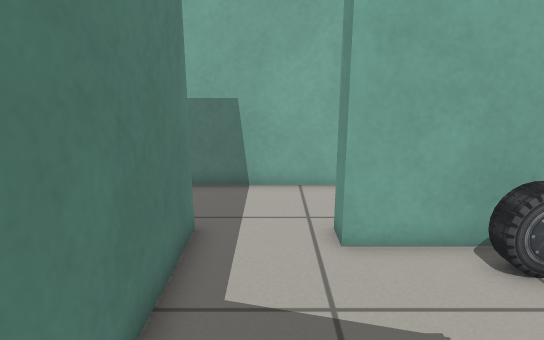
view 1 (above)

24 first-person views from a walk through a Gazebo world. The camera is 0.89 m above the floor, tilts 14° down and sees 75° across. The floor is counted in squares, 0.25 m on a side. Each view is taken from the middle of a square. On the plan, view 1 faces up. The plan holds only what a view shows up to about 20 squares ahead; the rest is blank. The place goes on beyond the plan. Robots are left out. Gazebo's built-in surfaces are drawn with simple patterns.

view 2
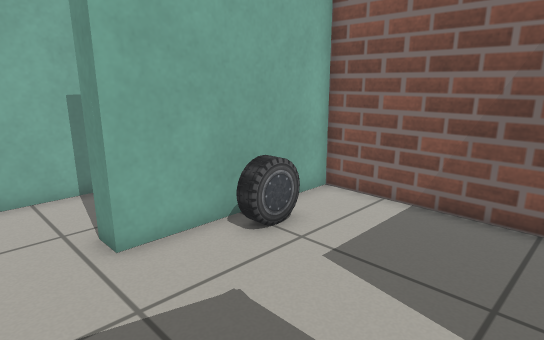

view 3
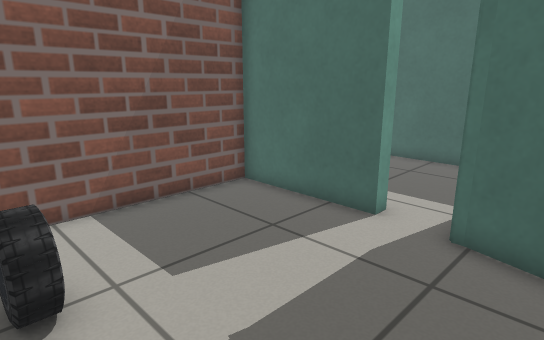

view 4
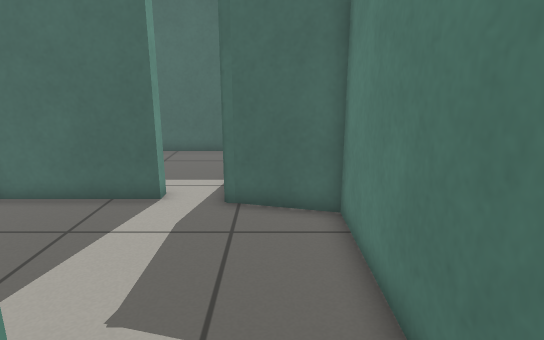

view 5
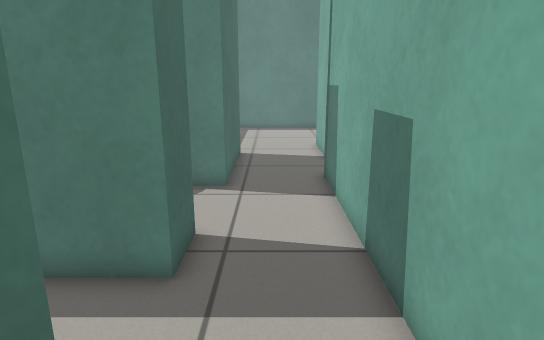

view 6
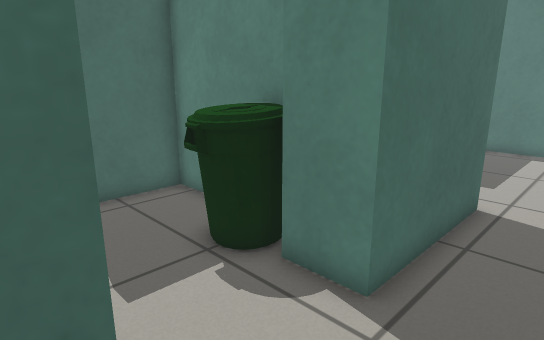

view 7
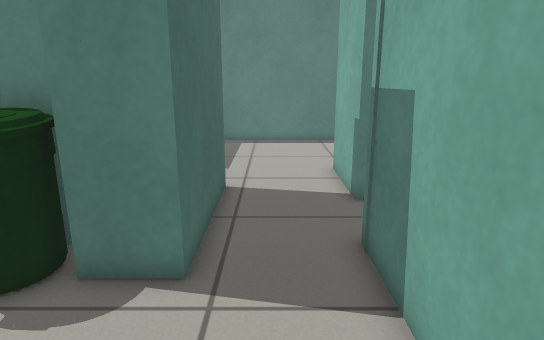

view 8
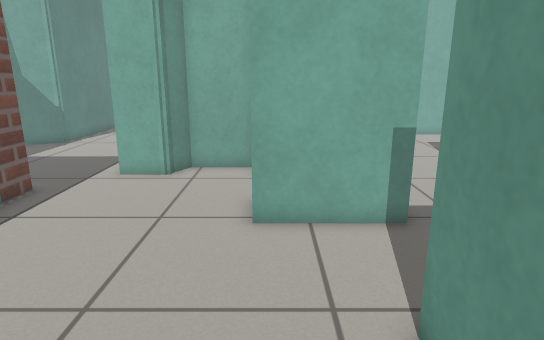

view 9
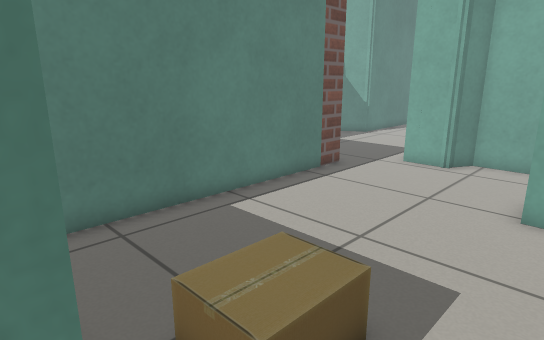

view 10
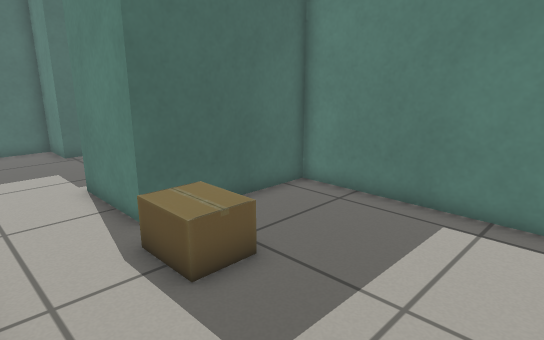

view 11
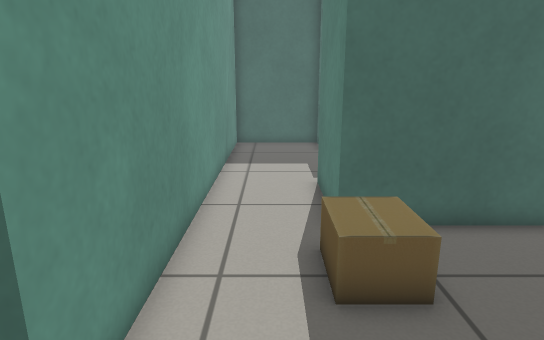

view 12
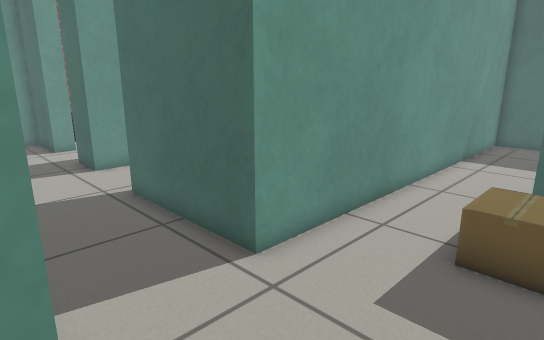

view 13
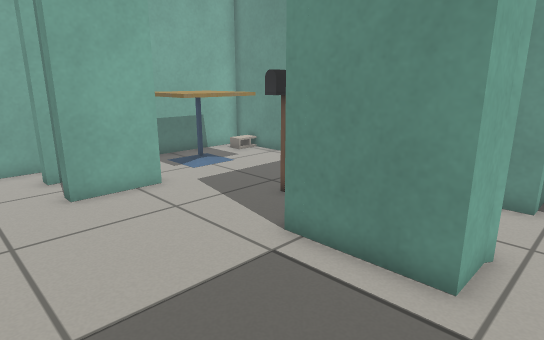

view 14
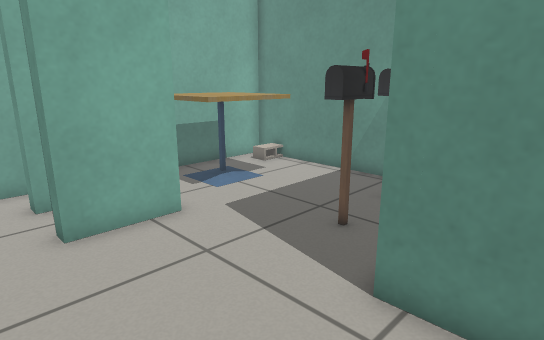

view 15
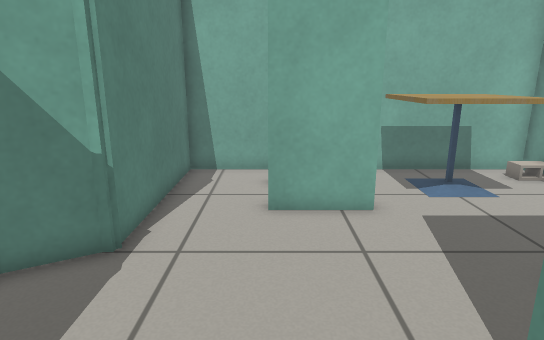

view 16
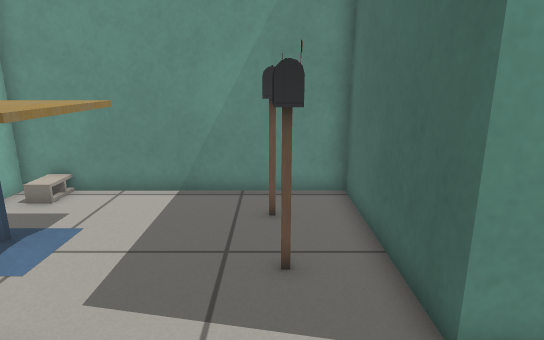

view 17
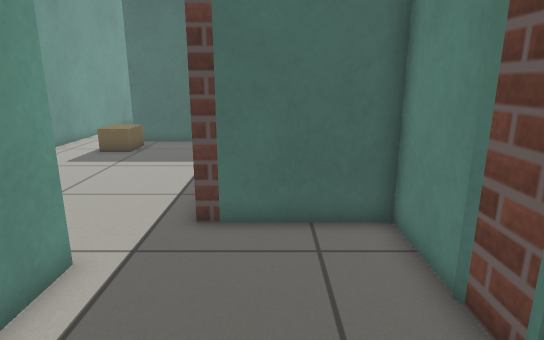

view 18
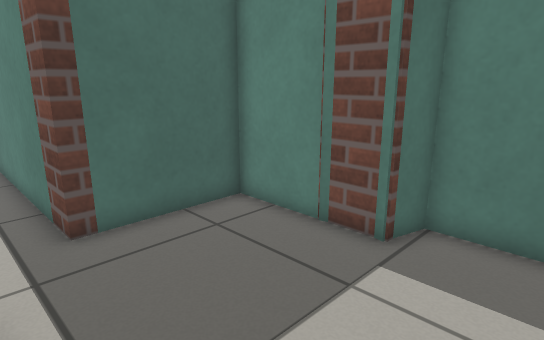

view 19
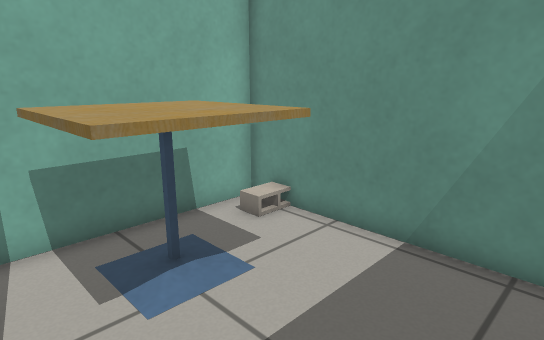

view 20
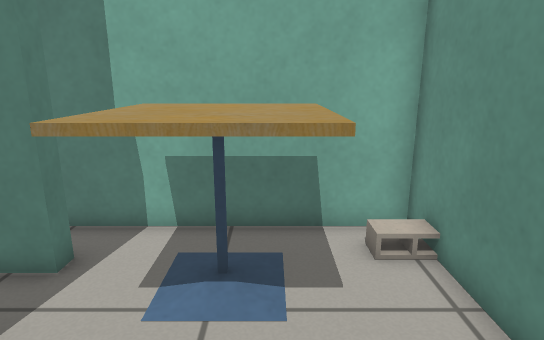

view 21
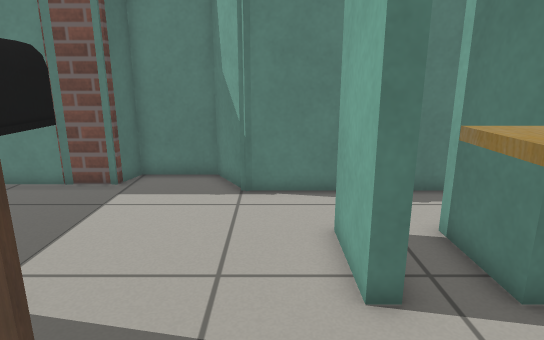

view 22
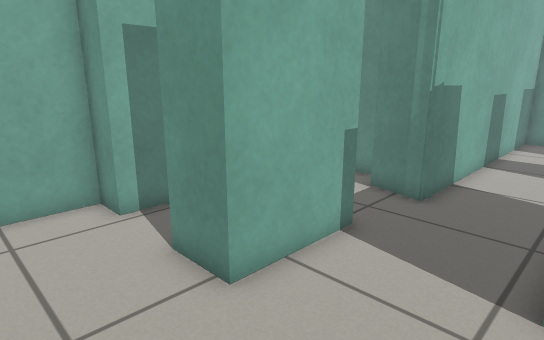

view 23
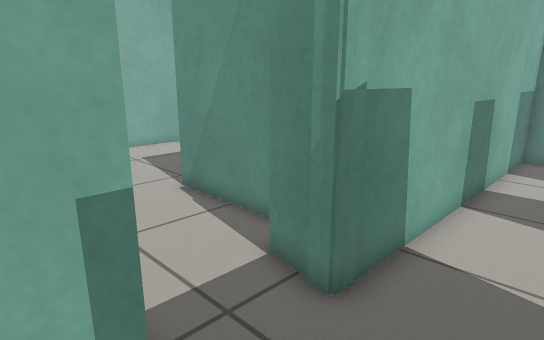

view 24
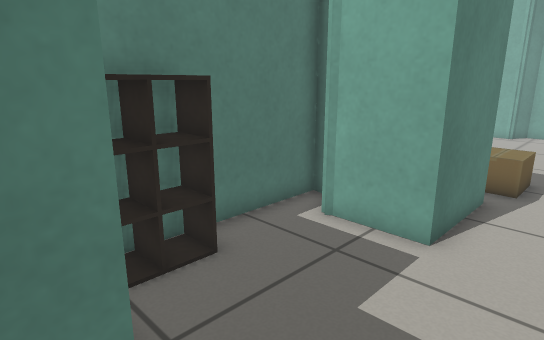

### Floor plan
Points are (right, up) in squares from view 1. A wall is a line through its corners. A room is listed if a view was taken in it or the views show most of it. See-through windows are left out.
Room 1 (views 1, 2, 3)
walls: (3.5, -1.5) (8.9, -1.5) (8.9, 7.2) (1.5, 7.2) (1.5, 8.4); (-1.9, 8.2) (-1.9, -0.3) (1.5, -1.2)
ways out: opening at (0, 7.5) to room 2; opening at (2.5, -1.5)
objects: car (4, 6) to (6, 6)
Room 2 (views 4, 5, 6, 7)
walls: (-3.9, 6.6) (-3.9, 8.2) (-1.9, 8.2); (-9.4, 8.4) (-7.9, 8.4) (-7.9, 6.5); (-9.3, 4.6) (-9.3, 0.1) (-6.5, 0.1); (-8.8, 11.9) (-9.5, 12.1); (1.5, 8.4) (5, 8.4); (4.9, 8.1) (4.9, 8.9); (4.9, 11.3) (4.9, 12) (-9.5, 12)
ways out: opening at (0, 7.5) to room 1; opening at (-8.5, 10) to room 4
objects: bin (-9, 4) to (-7, 6)
Room 3 (views 8, 9, 11, 12, 22)
walls: (-14.5, 12.6) (-16.5, 12.6) (-16.5, 14.6); (-24, 15.4) (-24, 2.6) (-17.6, 2.6) (-17.6, -1.4); (-15, 17.4) (-16.5, 17.4) (-16.5, 18.8) (-19.4, 18.8) (-20.1, 17.6) (-22, 17.6); (-13.9, -2.5) (-13.9, 8.4)
ways out: opening at (-13.5, 10.5) to room 4; opening at (-23, 16.5) to room 5; opening at (-16, -2.7) to room 7
objects: cardboard box (-19, 4) to (-17, 6)
Room 4 (views 10, 23)
walls: (-12.5, 13) (-12.5, 12.6) (-14.5, 12.6); (-9.5, 12.1) (-9.5, 12.8); (-9.5, 12.1) (-9, 14.1); (-7.7, 14.8) (-7.7, 19.9); (-13.9, 8.4) (-9.4, 8.4)
ways out: opening at (-8.5, 10) to room 2; opening at (-13.5, 10.5) to room 3; opening at (-9, 20)
Room 5 (views 13, 14, 15, 16, 17)
walls: (-22.1, 27.5) (-25.1, 27.5) (-25.1, 28.1); (-22, 17.6) (-22, 21.6); (-22.1, 30.1) (-25.1, 30.1) (-25.1, 30.8); (-24.8, 32.4) (-28.4, 32.4) (-28.4, 25.1) (-30.5, 23.9) (-30.5, 20.9) (-29.1, 20.5) (-29.1, 15.4) (-24, 15.4)
ways out: opening at (-23, 16.5) to room 3; opening at (-22, 26) to room 6
Room 6 (views 18, 19, 20, 21)
walls: (-22.1, 28.3) (-22.1, 27.5); (-22.1, 30.8) (-22.1, 30.1); (-20.4, 32.4) (-23, 32.4); (-22, 21.6) (-14.6, 21.6) (-14.6, 32.4) (-17.6, 32.4)
ways out: opening at (-22, 26) to room 5
objects: cafe table (-21, 28) to (-17, 32); postbox (-20, 23) to (-19, 24); postbox (-17, 24) to (-16, 24); cinder block (-16, 31)
Room 7 (view 24)
walls: (-19.5, -7.6) (-18.7, -7.6) (-18.7, -10) (-13.9, -10) (-13.9, -2.5); (-17.6, -1.4) (-20.8, -1.4); (-22.1, 0) (-22.1, -6.4)
low walls: (-20.7, -4.9) (-20.7, -6.9)
ways out: opening at (-16, -2.7) to room 3

Positions as (right, up) in squares from view 1, and headings:
1: (0, 0), facing up
2: (-1, 0), facing up-right
3: (-1, 7), facing down-right
4: (0, 9), facing down
5: (4, 10), facing left
6: (-3, 11), facing down-left
7: (-2, 10), facing left
8: (-16, 4), facing up
9: (-15, 2), facing up-left
10: (-14, 11), facing down-left
11: (-16, 11), facing down
12: (-19, 13), facing down-right
13: (-28, 16), facing up-right
14: (-27, 19), facing up-right
15: (-25, 18), facing up
16: (-26, 24), facing right
17: (-26, 24), facing down
18: (-22, 24), facing down-left
19: (-22, 24), facing up-right
20: (-18, 24), facing up
21: (-17, 26), facing left
22: (-20, 8), facing up-right
23: (-14, 9), facing up-right
24: (-15, -9), facing up-left
